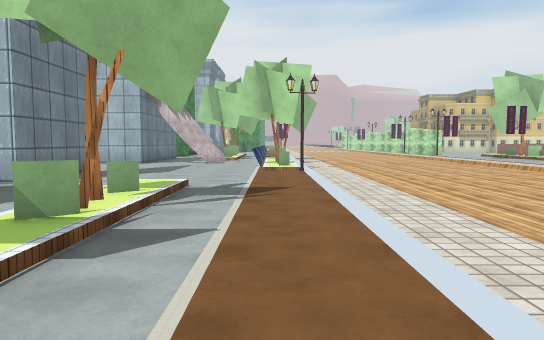
[1] (above)

19 first-person views from a walk through a scene from a Unity 3-D project. The camera is 1.3 m above the floor, tilts 4° down and sees 70° across. The floor is counted in squares, 2 m on a side. Each view is taken from the middle of a square. On the plan, view 1 faces up. The plan holds only what a view shows up to about 11 squares ahead; the rest is blank. The place goes on beyond the plan. Some surface patterns are stand-ins.

[2]
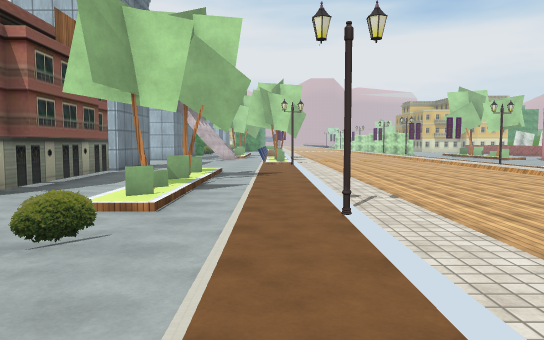

[3]
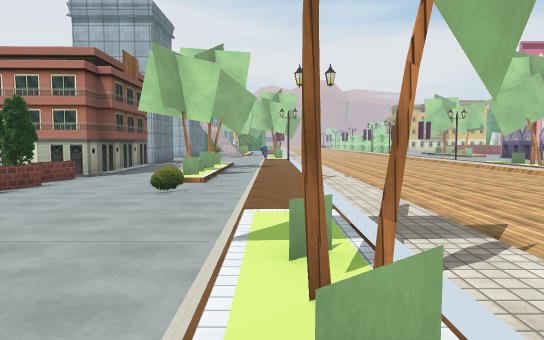

[4]
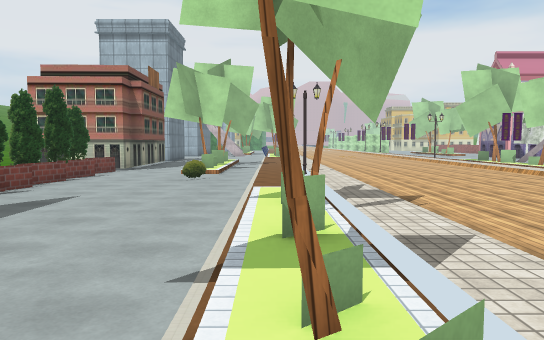

[5]
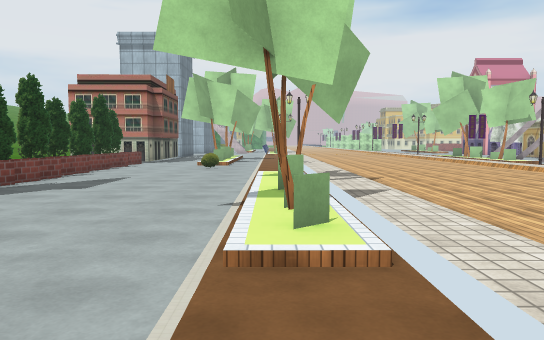

[6]
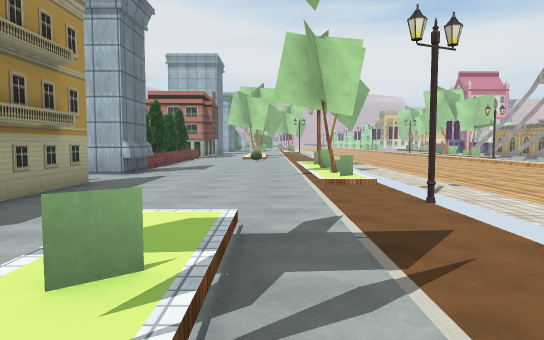

[7]
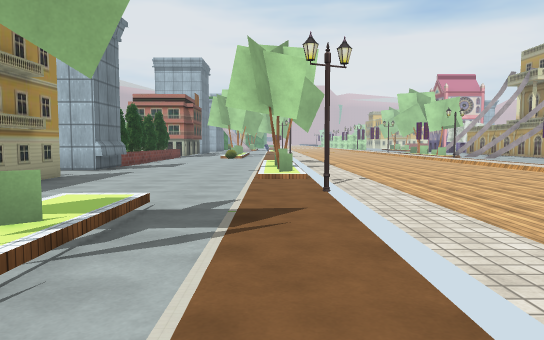

[8]
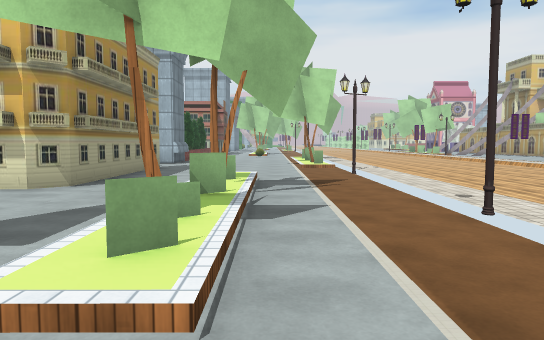

[9]
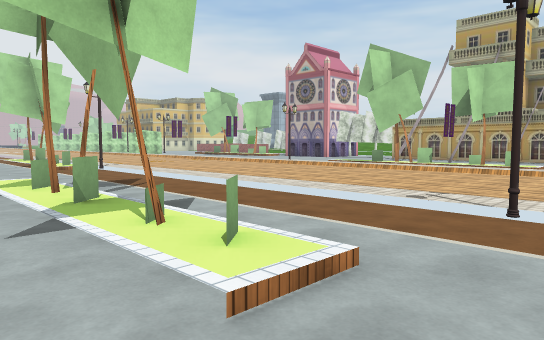

[10]
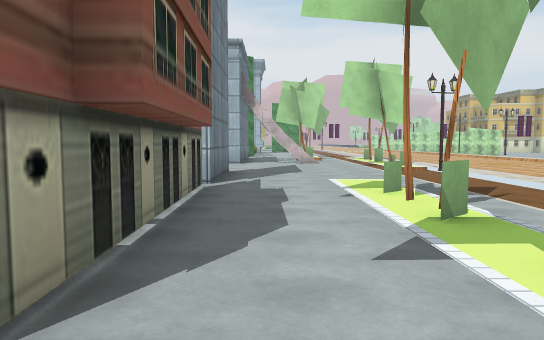

[11]
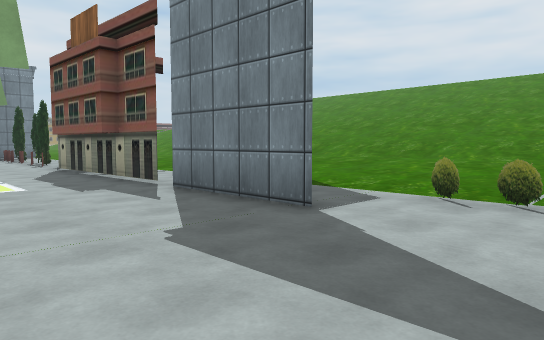

[12]
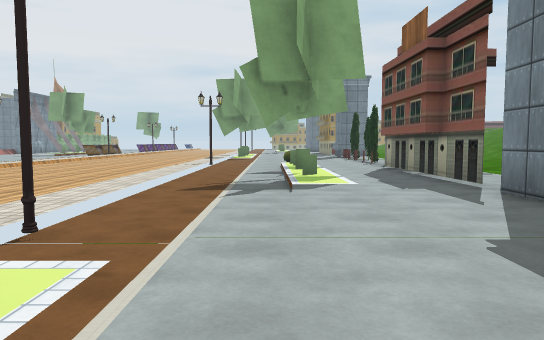

[13]
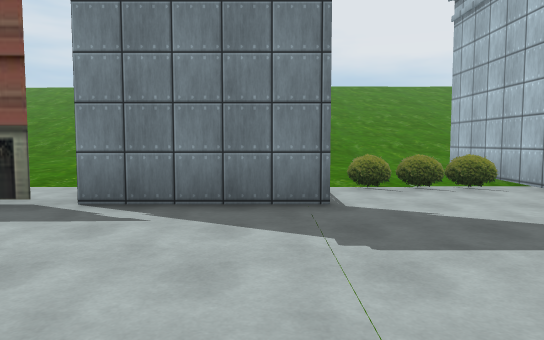

[14]
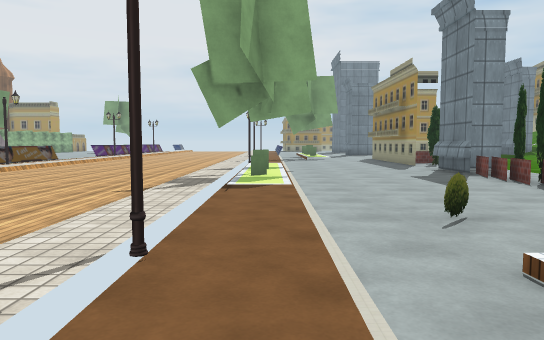

[15]
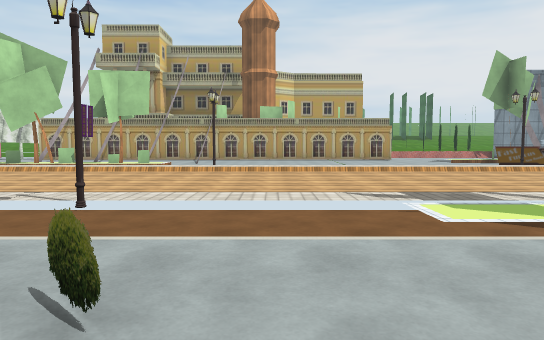

[16]
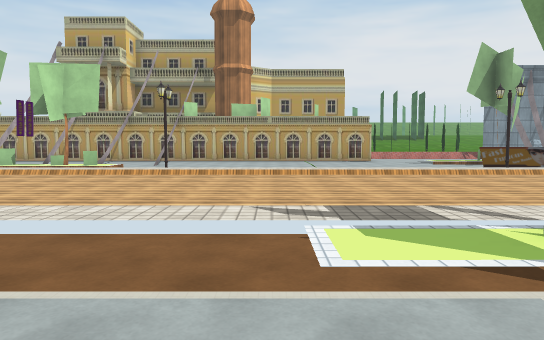

[17]
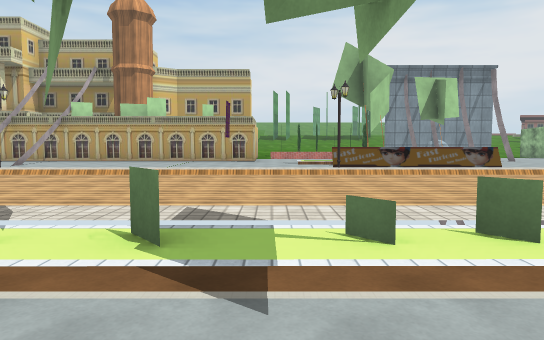

[18]
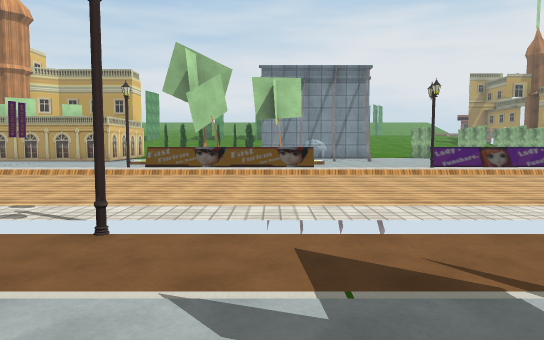

[19]
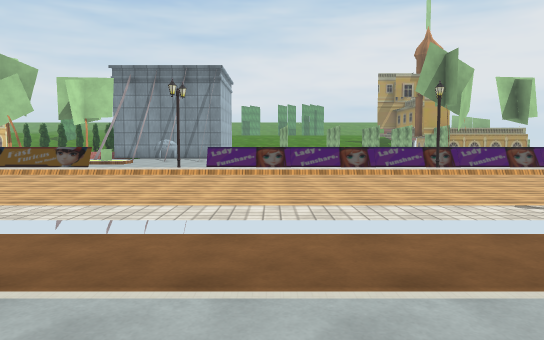

### Floor plan
Key: @ floor where view 1 was taken; # wall or solid block; x gap in a wall; . main floor; : floor 0.25 m higher than the main floor; + floor 0.5 m higher than the main floor; * floor 1 m higher than the main floor; % floor 1.5 m higher than the main floor; & floor 2 m higher than the main floor; = window, fence, low wall or low ledge.
Columns run from 14 left of view 1 to 9 right of it. Each row starts with its distance up from view 1.
 11    +:::..x....# .....:
 10    +++::.#....# .....:
  9 &%*+++::.#.....:.....
  8 &%*+++::..#....:.....
  7  %*+++::. #....:.....:
  6   *+++::  #....:.....:
  5    +++::..#.:..:.....##
  4     ++::..#.#..:.....:#
  3     ++::..#.#..:.....:#
  2     ++  ..#.x..:.....:#
  1         ###.#..:.....::
  0          ##...@:.....:.=
 -1           #.==.:.....:.
 -2           #....:.....:.
 -3           #....:.....:.
 -4           #...::.....:.
 -5          .#...# .....:.
 -6         ..#...##.....:.
 -7         .##...::.....:.
 -8           ....::.....:.
 -9          ##...::.....:=#
-10           #....:.....:=#
-11           #....:.....:=#
-12           #....:.....:=#
-13           #.:..:.....:=#
-14          ##.#..:.....:.
-15           ..#..:.....:.
-16            .:..:.....:##
-17            .#.=:.....:##
-18             .. :.....:#
-19              . :.....:#
-20                :.....:#
-21                 .....:#
-22                  ....:#
-23                    ..:#

Positions as (right, up) in squares from view 1, and headings:
1: (0, 0), facing up
2: (0, -4), facing up
3: (0, -7), facing up
4: (0, -9), facing up
5: (0, -11), facing up
6: (-1, -15), facing up
7: (0, -16), facing up
8: (-1, -19), facing up
9: (-3, -1), facing up-right
10: (-3, 0), facing up
11: (-1, 11), facing down-left
12: (-1, 11), facing down
13: (0, 8), facing left
14: (0, 2), facing down
15: (-3, -2), facing right
16: (-2, -3), facing right
17: (-2, -7), facing right
18: (-2, -12), facing right
19: (-2, -18), facing right
